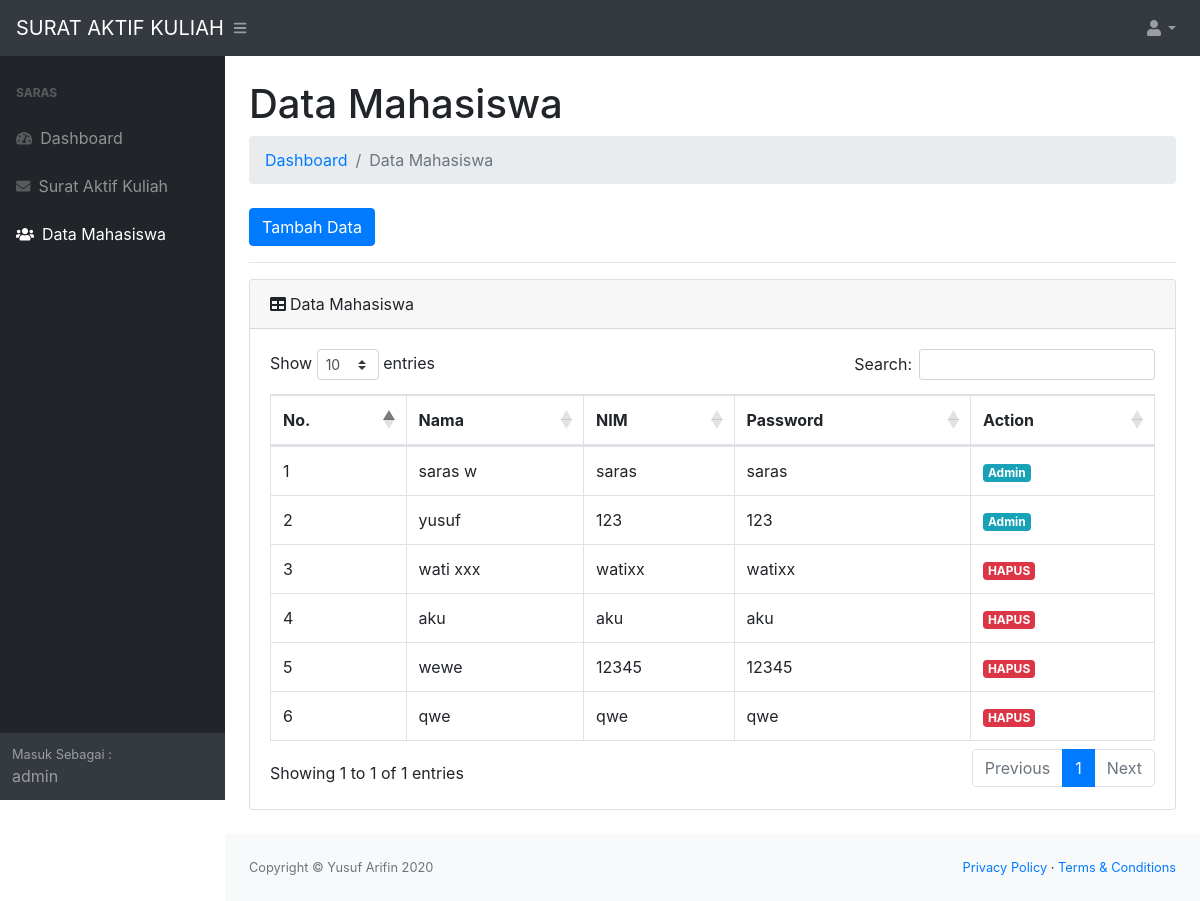
Screenshot of /admin/mhs.php (signed in) with the database file from the repository.
### tables this page shows
CREATE TABLE `user` (
  `id` int(11) NOT NULL,
  `nama` varchar(255) NOT NULL,
  `username` varchar(255) NOT NULL,
  `password` varchar(255) NOT NULL,
  `level` varchar(20) NOT NULL,
  `daftar` varchar(20) NOT NULL
);

### admin/mhs.php (the view)
<?php include_once "header.php"; ?>
            <div id="layoutSidenav_content">
                <main>
                    <div class="container-fluid">
                        <h1 class="mt-4">Data Mahasiswa</h1>
                        <ol class="breadcrumb mb-4">
                            <li class="breadcrumb-item"><a href="index.php">Dashboard</a></li>
                            <li class="breadcrumb-item active">Data Mahasiswa</li>
                        </ol>
                        <a href="tambah_mhs.php"><button type="submit" class="btn btn-primary ">Tambah Data</button></a>
                        <hr>
                        <div class="card mb-4">
                            <div class="card-header"><i class="fas fa-table mr-1"></i>Data Mahasiswa</div>
                            <div class="card-body">
                                <div class="table-responsive">
                                    <table class="table table-bordered" id="dataTable" width="100%" cellspacing="0">
                                        <thead>
                                            <tr>
                                                <th>No.</th>
                                                <th>Nama</th>
                                                <th>NIM</th>
                                                <th>Password</th>
                                                <th>Action</th>
                                            </tr>
                                        </thead>
                                        <?php
		include '../koneksi.php';
		$no = 1;
		$data = mysqli_query($koneksi,"select * from user order by level");
		while($d = mysqli_fetch_array($data)){
			?>
                                        <tbody>
                                            <tr>
                                                <td><?php echo $no++; ?></td>
                                                <td><?php echo $d['nama']; ?></td>
                                                <td><?php echo $d['username']; ?></td>
                                                <td><?php echo $d['password']; ?></td>
                                                <td>
                                                <?php
                                        if ($d['level'] == 'admin' ){
                                            echo '<span class="badge badge-info">Admin</span>';
                                        } else {
                                            ?>
                                            <a onclick="return confirm ('Yakin hapus <?php echo $d['nama'];?> ?');" href="hapusmhs.php?id=<?php echo $d['id']; ?>"><span class="badge badge-danger">HAPUS</span> </a>
                                          <?php
                                        }
            ?>
                                           </td>
                                            </tr>
                                        </tbody>
                                        <?php
		}
		?>
                                    </table>
                                </div>
                            </div>
                        </div>
                    </div>
                </main>
                <?php include_once "footer.php"; ?>

### admin/header.php (shortened to what this page needs)
<!DOCTYPE html>
<html lang="en">
    <head>
        <link href="../css/styles.css" rel="stylesheet" />
        <link href="https://cdn.datatables.net/1.10.20/css/dataTables.bootstrap4.min.css" rel="stylesheet" />
    </head>
    <body class="sb-nav-fixed">
        <nav class="sb-topnav navbar navbar-expand navbar-dark bg-dark">
            <a class="navbar-brand" href="index.php">SURAT AKTIF KULIAH</a><button class="btn btn-link btn-sm order-1 order-lg-0" id="sidebarToggle" href="#"><i class="fas fa-bars"></i></button
            >
            <ul class="navbar-nav ml-auto ml-md-0">
                <li class="nav-item dropdown">
                    <a class="nav-link dropdown-toggle" id="userDropdown" href="#" role="button" data-toggle="dropdown" aria-haspopup="true" aria-expanded="false"><i class="fas fa-user fa-fw"></i></a>
                </li>
            </ul>
        </nav>
        <div id="layoutSidenav">
            <div id="layoutSidenav_nav">
                <nav class="sb-sidenav accordion sb-sidenav-dark" id="sidenavAccordion">
                    <div class="sb-sidenav-menu">
                        <div class="nav">
                            <div class="sb-sidenav-menu-heading"> <?php echo $_SESSION['username']; ?></div>
                            <a class="nav-link" href="index.php"
                                ><div class="sb-nav-link-icon"><i class="fas fa-tachometer-alt"></i></div>
                                Dashboard</a
                            >
                            <a class="nav-link" href="suratku.php"
                                ><div class="sb-nav-link-icon"><i class="fas fa-envelope"></i></div>
                                Surat Aktif Kuliah</a
                            >
                           <a class="nav-link" href="mhs.php"
                                ><div class="sb-nav-link-icon"><i class="fas fa-users"></i></div>
                                Data Mahasiswa</a
                            >
                        </div>
                    </div>
                    <div class="sb-sidenav-footer">
                        <div class="small">Masuk Sebagai :</div>
                        <?php echo $_SESSION['level']; ?>
                    </div>
                </nav>
            </div>

### admin/footer.php (shortened to what this page needs)
<footer class="py-4 bg-light mt-auto">
                    <div class="container-fluid">
                        <div class="d-flex align-items-center justify-content-between small">
                           <div class="text-muted">Copyright &copy; Yusuf Arifin <?= date('Y'); ?></div>
                            <div>
                                <a href="#">Privacy Policy</a>
                                &middot;
                                <a href="#">Terms &amp; Conditions</a>
                            </div>
                        </div>
                    </div>
                </footer>
            </div>
        </div>
    </body>
</html>

### rows the page displays
user: nama "saras w", username "saras", password "saras", level "Admin"
user: nama "yusuf", username "123", password "123", level "Admin"
user: nama "wati xxx", username "watixx", password "watixx"
user: nama "aku", username "aku", password "aku"
user: nama "wewe", username "12345", password "12345"
user: nama "qwe", username "qwe", password "qwe"

### other values shown
$_SESSION['username'] "SARAS"
$_SESSION['level'] "admin"
